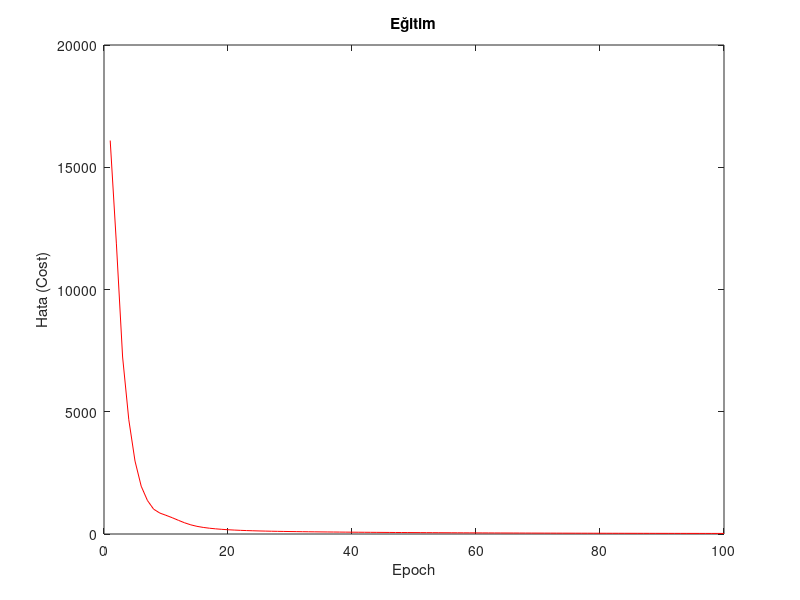
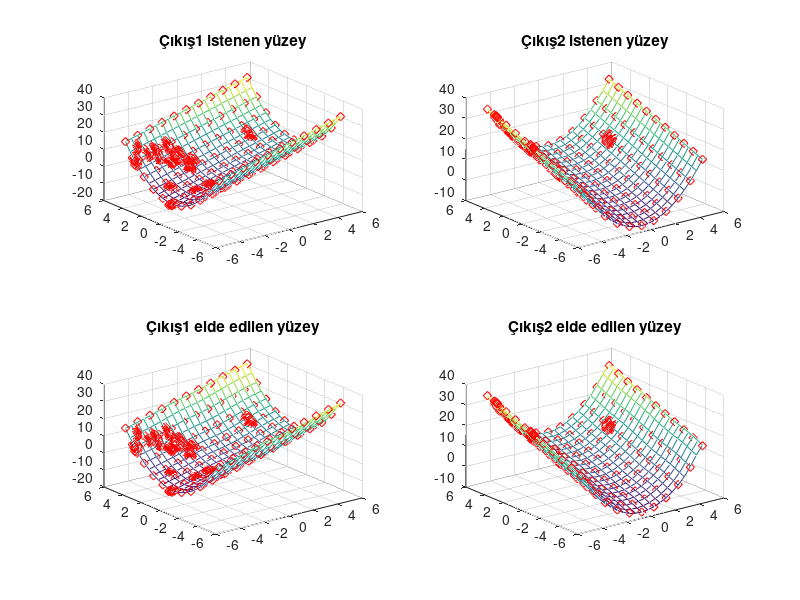

Here is the MATLAB script that generated these plots, in order:
%31/05/2025

clear all; close all; clc;
logsig = @(x) 1 ./ (1 + exp(-x));
tic
[X, Y] = meshgrid(-5:1:5, -5:1:5);
X_base = [X(:), Y(:)];
targets = [
    -4 4;
    -5 4;
    -3 0;
    -2 0;
    -4 1.5;
    -3.5 4;
    -2.5 4;
    -2.5 3;
    -3 3;
    -4.5 4.5;
    -1.5 2.5;
    -3.5 4;
    -3.5 3.5;
    -2 2.5;
    -2.5 3;
    -1.5 2.5;
    -2 3;
    -2 3.3;
    -2.5 3.5;
    -2 -0.5;
    -2 -1;
    -2 -1.5;
    -2 2;
    3 2.5;
    3 2;
    -5 0
];
n_extra = 50;
noise_std = 0.1;
extra_points = [];
for i = 1:size(targets,1)
    center = targets(i,:);
    jittered = center + randn(n_extra, 2) * noise_std;
    extra_points = [extra_points; jittered];
end
X_base = [X_base; extra_points];
X = X_base;

Xmin = min(X);
Xmax = max(X);
Xnorm = 2*((X - Xmin)./(Xmax - Xmin)) - 1;

Yd = [2*X(:,1)+X(:,2).^2, X(:,1).^2+2*X(:,2)];

epoch = 100;
Nh = 15;
E = 1;
eta = 0.01;
momentum = 0.7;
Cost_epoch = [];

limit1 = sqrt(6/(2+Nh));
W1 = rand(Nh,2)*2*limit1 - limit1;
bias1 = rand(Nh,1)*2*limit1 - limit1;

limit2 = sqrt(6/(Nh+2));
W2 = rand(2,Nh)*2*limit2 - limit2;
bias2 = rand(2,1)*2*limit2 - limit2;

delta_W1_prev = zeros(size(W1));
delta_bias1_prev = zeros(size(bias1));
delta_W2_prev = zeros(size(W2));
delta_bias2_prev = zeros(size(bias2));

for iterasyon = 1:epoch
    for i = 1:size(X,1)
        x_input = Xnorm(i,:)';
        target = Yd(i,:)';

        Net1 = W1 * x_input + E * bias1;
        Y1 = logsig(Net1);

        Net2 = W2 * Y1 + E * bias2;
        Y2 = Net2; % PURELIN aktivasyon

        e = target - Y2;
        Cost(i) = 0.5 * (e' * e);

        yerel_gradyen2 = e; % purelin türevi = 1
        A = (yerel_gradyen2' * W2)';
        yerel_gradyen1 = A .* (Y1 .* (1 - Y1));

        delta_W2 = eta * yerel_gradyen2 * Y1' + momentum * delta_W2_prev;
        W2 = W2 + delta_W2;
        delta_W2_prev = delta_W2;

        delta_bias2 = eta * yerel_gradyen2 + momentum * delta_bias2_prev;
        bias2 = bias2 + delta_bias2;
        delta_bias2_prev = delta_bias2;

        delta_W1 = eta * yerel_gradyen1 * x_input' + momentum * delta_W1_prev;
        W1 = W1 + delta_W1;
        delta_W1_prev = delta_W1;

        delta_bias1 = eta * yerel_gradyen1 + momentum * delta_bias1_prev;
        bias1 = bias1 + delta_bias1;
        delta_bias1_prev = delta_bias1;
    end
    Cost_epoch = [Cost_epoch sum(Cost)];
    eta = eta * 0.995;

    figure(2);
    plot(Cost_epoch, 'r-');
    title('Eğitim'), xlabel('Epoch'), ylabel('Hata (Cost)');
    drawnow
end
toc

x1 = -5:0.5:5;
x2 = 5:-0.5:-5;
[X1, X2] = meshgrid(x1, x2);

Yd1 = 2.*X1 + X2.^2;
Yd2 = X1.^2 + 2.*X2;

figure(3);
subplot(2,2,1), mesh(X1,X2,Yd1), title('Çıkış1 istenen yüzey');
hold on, plot3(X(:,1),X(:,2),Yd(:,1),'rd');

subplot(2,2,2), mesh(X1,X2,Yd2), title('Çıkış2 istenen yüzey');
hold on, plot3(X(:,1),X(:,2),Yd(:,2),'rd');

for m = 1:size(X1,1)
    for n = 1:size(X1,2)
        x_norm = [X1(m,n), X2(m,n)];
        x_norm = 2*((x_norm - Xmin)./(Xmax - Xmin)) - 1;

        Net1 = W1 * x_norm' + E * bias1;
        Y1 = logsig(Net1);
        Net2 = W2 * Y1 + E * bias2;
        Y2 = Net2;
        Ag_cikis1(m,n) = Y2(1);
        Ag_cikis2(m,n) = Y2(2);
    end
end

subplot(2,2,3), mesh(X1,X2,Ag_cikis1), title('Çıkış1 elde edilen yüzey');
hold on, plot3(X(:,1),X(:,2),Yd(:,1),'rd');

subplot(2,2,4), mesh(X1,X2,Ag_cikis2), title('Çıkış2 elde edilen yüzey');
hold on, plot3(X(:,1),X(:,2),Yd(:,2),'rd');

X_test = [-3 -3; 3 3; 0 4; 4 0; -4 0; 0 -4; 1 1; -1 -1; 2 -2; -2 2];
Y_test = [2*X_test(:,1)+X_test(:,2).^2, X_test(:,1).^2+2*X_test(:,2)];

X_test_norm = 2*((X_test - Xmin)./(Xmax - Xmin)) - 1;

Y_pred = zeros(size(Y_test));
for i = 1:size(X_test,1)
    x_input = X_test_norm(i,:)';
    Net1 = W1 * x_input + E * bias1;
    Y1 = logsig(Net1);
    Net2 = W2 * Y1 + E * bias2;
    Y_pred(i,:) = Net2';
end

mse = mean((Y_test - Y_pred).^2);

max_range = 60; % yaklaşık aralık
perf1 = 1 - mse(1)/max_range^2;
perf2 = 1 - mse(2)/max_range^2;

sonuc = sprintf(['Test MSE (Çıkış 1): %.4f\n', ...
                 'Test MSE (Çıkış 2): %.4f\n', ...
                 'Performans (Çıkış 1): %.2f\n', ...
                 'Performans (Çıkış 2): %.2f\n'], ...
                 mse(1), mse(2), perf1, perf2);
disp(sonuc);

more off;
